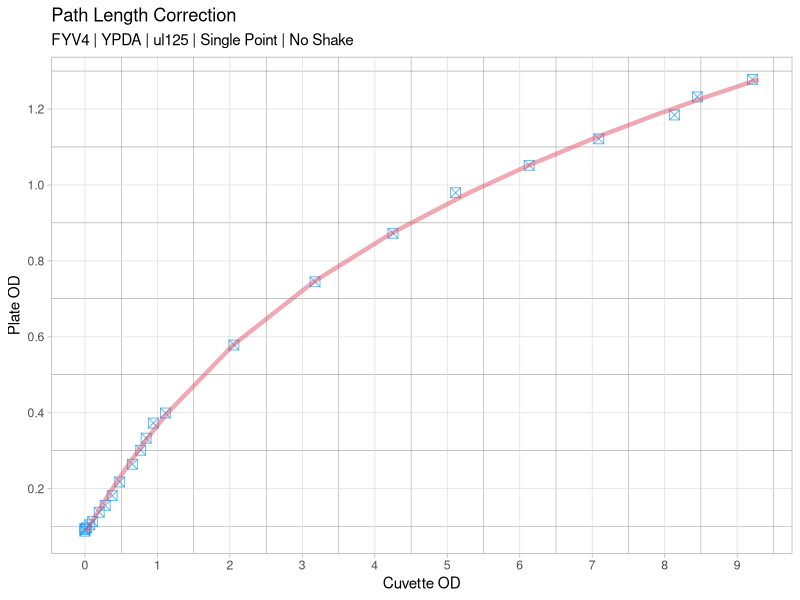

The R source for this figure: (Note: this script raises an error after producing the figure.)
##### PATH LENGTH CORRECTION EXPLORATION
##### Author  : Saurin Parikh (dr.saurin.parikh@gmail.com)
##### Date    : 05/23/2019

##### INITIALIZATION
#install.packages("readxl")
library(readxl)
library(ggplot2)
library(gridExtra)

dd <- read_excel("rawData/plcnewdata.xlsx",col_types = "numeric")
#colnames(dd) <- c('ul80','ul100','ul125','ul150','C')
colnames(dd) <- c('C','ul125','ul125s','ul125ns9','ul125s9')
##### FIT
fit <- lm(C~ul125+I(ul125^2)+I(ul125^3), data=dd)
summary(fit)
pC <- predict(fit)

ggplot(dd, aes(x=C,y=ul125)) + 
  geom_point(na.rm = TRUE,alpha=0.7,col=4,size=3,shape=7) +
  geom_line(aes(x=pC, y=ul125),alpha=0.5,col=2,size=1.5) +
  labs(title="Path Length Correction",
       subtitle="FYV4 | YPDA | ul125 | Single Point | No Shake", 
       x ="Cuvette OD", y = "Plate OD") +
  theme_light() + 
  theme(panel.grid.minor = element_line(colour="grey30", size=0.1)) +
  scale_y_continuous(breaks = seq(0,10,0.2), minor_breaks = seq(0,10,0.1)) +
  scale_x_continuous(breaks = seq(0,10,1), minor_breaks = seq(0,10,0.5))

summary(fit)$r.squared
summary(fit)$adj.r.squared
save(fit, file = 'plc_models/plc_fy125mps.rda')

##### CHECKING STARTING ODs
invfit <- lm(ul125~C+I(C^2)+I(C^3), data=dd)

temp <- data.frame(C = c(0.25,0.125,0.0625,0.03125))
cstart <- predict(invfit, temp)
cstart

##### BLANK CORRECTION TRIAL
bc <- seq(0,0.5,0.005)
temp.c <- data.frame(C = 0.25)
temp.cstart <- NULL
for (b in bc) {
  temp.dd <- dd
  temp.dd$ul125 <- temp.dd$ul125 + b
  temp.invfit <- lm(ul125~C+I(C^2)+I(C^3), data=temp.dd)
  temp.cstart <- rbind(temp.cstart, c(b, predict(temp.invfit, temp.c)))
}
colnames(temp.cstart) <- c('Blank','ul125')
temp.cstart <- data.frame(temp.cstart)

p1 <- ggplot(temp.cstart, aes(x=Blank,y=ul125)) + 
  geom_point(na.rm = TRUE,alpha=0.7,col=4,size=1,shape=21) +
  labs(title="Blank vs 125ul Starting OD for Cuvette OD of 0.25",
       x ="Blank", y = "125ul Starting OD") +
  theme_light() + 
  theme(panel.grid.minor = element_line(colour="grey30", size=0.1)) +
  scale_y_continuous(breaks = seq(0,1,0.1), minor_breaks = seq(0,1,0.025)) +
  scale_x_continuous(breaks = seq(0,1,0.1), minor_breaks = seq(0,1,0.025))
p1
##### UNDO BLANK CORRECTION
dd$ul125 <- dd$ul125 + 0.15
fit_nobc <- lm(C~ul125+I(ul125^2)+I(ul125^3), data=dd)
summary(fit_nobc)
pC_nobc <- predict(fit_nobc)
save(fit_nobc, file = 'plc_models/plcor125_nobc.rda')

p2 <- ggplot(dd, aes(x=C,y=ul125)) + 
  geom_point(na.rm = TRUE,alpha=0.7,col=4,size=3,shape=7) +
  geom_line(aes(x=pC_nobc, y=ul125),alpha=0.5,col=2,size=1.5) +
  labs(title="Path Length Correction",
       x ="Cuvette OD", y = "Plate OD") +
  theme_light() + 
  theme(panel.grid.minor = element_line(colour="grey30", size=0.1)) +
  scale_y_continuous(breaks = seq(0,10,0.2), minor_breaks = seq(0,10,0.1)) +
  scale_x_continuous(breaks = seq(0,10,1), minor_breaks = seq(0,10,0.5))
grid.arrange(p2, p1, nrow = 1)

##### OLD DATA
dd0 <- read_excel("rawData/pathlengthdata_old.xlsx",col_types = "numeric")
colnames(dd0) <- c('ul150','ul125','ul100','ul80','C')

fit0 <- lm(C~ul125+I(ul125^2)+I(ul125^3)+I(ul125^4), data=dd0)
pC0 <- predict(fit0)

ggplot(dd0, aes(x=C,y=ul125)) + 
  geom_point(na.rm = TRUE,alpha=0.7,col=4,size=3,shape=7) +
  geom_line(aes(x=pC0, y=ul125),alpha=0.5,col=2,size=1.5) +
  labs(title="Path Length Correction (Old Data)",
       x ="Cuvette OD", y = "Plate OD") +
  theme_light() + 
  theme(panel.grid.minor = element_line(colour="grey30", size=0.1)) +
  scale_y_continuous(breaks = seq(0,10,0.2), minor_breaks = seq(0,10,0.1)) +
  scale_x_continuous(breaks = seq(0,10,1), minor_breaks = seq(0,10,0.5))

summary(fit0)$r.squared
summary(fit0)$adj.r.squared
save(fit0, file = 'plc_models/plcor125_old.rda')

invfit0 <- lm(ul125~C+I(C^2)+I(C^3)+I(C^4), data=dd0)

temp0 <- data.frame(C = c(0.25,0.125,0.0625,0.03125))
cstart0 <- predict(invfit0, temp0)
cstart0

##### PLOTTING BOTH

ggplot() + 
  geom_line(data=dd0,aes(x=ul125,y=pC0,col='Old Fit'),alpha=1,size=1.5) +
  geom_point(data=dd0,aes(x=ul125,y=C,col='Old Data'),na.rm = TRUE,alpha=1,size=4,shape=20) +
  geom_line(data=dd,aes(x=ul125,y=pC,col='New Fit'),alpha=1,size=1.5) +
  geom_point(data=dd,aes(x=ul125,y=C,col='New Data'),na.rm=TRUE,alpha=1,size=3,shape=7) +
  scale_color_manual(name="Legend", 
                     labels = c("New Data", 
                                "New Fit", 
                                "Old Data", 
                                "Old Fit"), 
                     values = c("blue",
                                "red", 
                                "darkgreen", 
                                "orange")) +
  labs(title="Path Length Correction (125 ul)",
       x ="Plate OD", y = "Cuvette OD") +
  guides(col = guide_legend()) +
  theme_linedraw() + 
  theme(panel.grid.minor = element_line(colour="grey30", size=0.1)) +
  theme(legend.position = "right") +
  scale_x_continuous(breaks = seq(0,10,0.2), minor_breaks = seq(0,10,0.1)) +
  scale_y_continuous(breaks = seq(0,10,1), minor_breaks = seq(0,10,0.5))
  
  
  
  
  